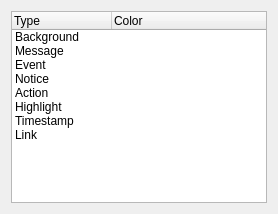
<?xml version="1.0" encoding="UTF-8"?>
<ui version="4.0">
 <class>ColorsWizardPage</class>
 <widget class="QWizardPage" name="ColorsWizardPage">
  <property name="title">
   <string>Color settings</string>
  </property>
  <property name="subTitle">
   <string>Define message colors</string>
  </property>
  <layout class="QVBoxLayout" name="verticalLayout">
   <item>
    <widget class="WizardTreeWidget" name="treeWidget">
     <property name="rootIsDecorated">
      <bool>false</bool>
     </property>
     <property name="uniformRowHeights">
      <bool>true</bool>
     </property>
     <property name="allColumnsShowFocus">
      <bool>true</bool>
     </property>
     <column>
      <property name="text">
       <string>Type</string>
      </property>
     </column>
     <column>
      <property name="text">
       <string>Color</string>
      </property>
     </column>
     <item>
      <property name="text">
       <string>Background</string>
      </property>
      <property name="flags">
       <set>ItemIsSelectable|ItemIsEditable|ItemIsEnabled</set>
      </property>
     </item>
     <item>
      <property name="text">
       <string>Message</string>
      </property>
      <property name="flags">
       <set>ItemIsSelectable|ItemIsEditable|ItemIsEnabled</set>
      </property>
     </item>
     <item>
      <property name="text">
       <string>Event</string>
      </property>
      <property name="text">
       <string/>
      </property>
      <property name="flags">
       <set>ItemIsSelectable|ItemIsEditable|ItemIsEnabled</set>
      </property>
     </item>
     <item>
      <property name="text">
       <string>Notice</string>
      </property>
      <property name="flags">
       <set>ItemIsSelectable|ItemIsEditable|ItemIsEnabled</set>
      </property>
     </item>
     <item>
      <property name="text">
       <string>Action</string>
      </property>
      <property name="flags">
       <set>ItemIsSelectable|ItemIsEditable|ItemIsEnabled</set>
      </property>
     </item>
     <item>
      <property name="text">
       <string>Highlight</string>
      </property>
      <property name="flags">
       <set>ItemIsSelectable|ItemIsEditable|ItemIsEnabled</set>
      </property>
     </item>
     <item>
      <property name="text">
       <string>Timestamp</string>
      </property>
      <property name="flags">
       <set>ItemIsSelectable|ItemIsEditable|ItemIsEnabled</set>
      </property>
     </item>
     <item>
      <property name="text">
       <string>Link</string>
      </property>
      <property name="flags">
       <set>ItemIsSelectable|ItemIsEditable|ItemIsEnabled</set>
      </property>
     </item>
    </widget>
   </item>
  </layout>
 </widget>
 <customwidgets>
  <customwidget>
   <class>WizardTreeWidget</class>
   <extends>QTreeWidget</extends>
   <header>wizardtreewidget.h</header>
  </customwidget>
 </customwidgets>
 <resources/>
 <connections/>
</ui>
